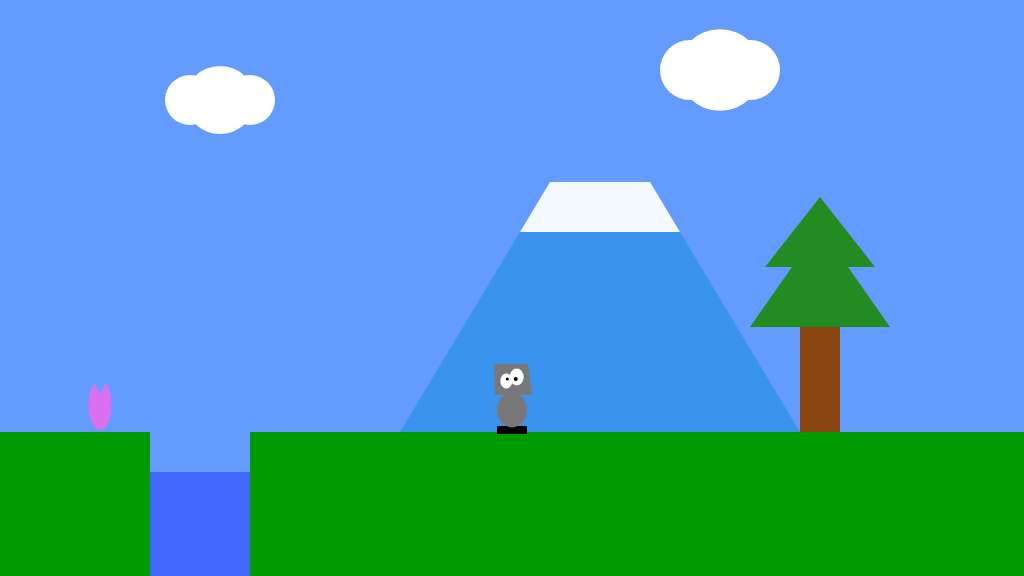
Frame 1 (no input)
Frame 60 (no input): identical to frame 1, image omitted
Frame 120 (the mouse pressed at the canvas centre since frame 60): identical to frame 1, image omitted

The p5.js sketch that drew this single still picture (run headless with seeded random() and noise() and a simulated clock; from frame 60 on, the mouse is pressed at the canvas centre):

// p5.js sketch
// ── sketch.js
/*

The Game Project

Week 3

Game interaction

*/


var gameChar_x;
var gameChar_y;

var floorPos_y;
var isLeft = false;
var isRight = false;
var isFalling = false;
var isPlummeting = false;
var isFound = false;

var treePos_x;
var treePos_y;
var canyon;
var collectable;
var mountain;
var cloud1;
var cloud2;


function setup()
{
	createCanvas(1024, 576);
	floorPos_y = height * 3/4;
	gameChar_x = width/2;
	gameChar_y = floorPos_y;

        treePos_x = 800;
	treePos_y = 432;

	canyon = {
		x_pos: 150,
		width: 100 
	}

	collectable = {
		x_pos: 100, 
		y_pos: 405, 
		size: 50
	}

	mountain = {
		x_pos: 400,
		y_pos: 182,
		width: 400 
	}

	cloud1 = { 
		x_pos: 220,
		y_pos: 100,
		width: 50
	}

        cloud2 = { 
		x_pos: 720,
		y_pos: 70,
		width: 60
	}
}


function draw()
{

	///////////DRAWING CODE//////////

	background(100,155,255); //fill the sky blue


	noStroke();
	fill(0,155,0);
	rect(0, floorPos_y, width, height - floorPos_y); //draw some green ground
    
  	//Cloud1
	fill(255, 255, 255);
	ellipse(cloud1.x_pos, cloud1.y_pos, cloud1.width*7/5, cloud1.width*68/50);
	ellipse(cloud1.x_pos-30, cloud1.y_pos, cloud1.width, cloud1.width);
	ellipse(cloud1.x_pos+30, cloud1.y_pos, cloud1.width, cloud1.width);
    
   	//Cloud2
	fill(255, 255, 255);
	ellipse(cloud2.x_pos, cloud2.y_pos, cloud2.width*7/5, cloud2.width*68/50);
	ellipse(cloud2.x_pos-30, cloud2.y_pos, cloud2.width, cloud2.width);
	ellipse(cloud2.x_pos+30, cloud2.y_pos, cloud2.width, cloud2.width);


	//Mountain
	beginShape();
	fill(30 ,144, 225, 150);
	vertex(mountain.x_pos, mountain.y_pos + 250)
	vertex(mountain.x_pos + mountain.width, mountain.y_pos + 250);
	vertex(mountain.x_pos + 150 + (1/4 * mountain.width), mountain.y_pos);
	vertex(mountain.x_pos + 150, mountain.y_pos);
	endShape();

	beginShape();
	fill(255, 255, 255, 240);
	vertex(mountain.x_pos + 250, mountain.y_pos);
	vertex(mountain.x_pos + 150, mountain.y_pos);
	vertex(mountain.x_pos + 120, mountain.y_pos+50);
	vertex(mountain.x_pos + 280, mountain.y_pos+50);
	endShape();

   	//Tree
	//trunk
	fill(139, 69, 19);
	rect(treePos_x, treePos_y - 105, 40, 105);
	//leaves
	fill(34, 139, 34);
	// triangle(800, 327, 940, 327, 870, 227);
	triangle(treePos_x - 50, treePos_y - 105, treePos_x + 90, treePos_y - 105, treePos_x + 20, treePos_y - 205);
	// triangle(815, 267, 925, 267, 870, 197);
	triangle(treePos_x - 35, treePos_y - 165, treePos_x + 75, treePos_y - 165, treePos_x + 20, treePos_y - 235);

   	//Canyon
	fill(100, 155, 255);
	rect(canyon.x_pos, 432, canyon.width, 144);
	fill(65 ,105, 255);
	rect(canyon.x_pos, 472, canyon.width, 104);

    //falling down the canyon 
    if(gameChar_x > canyon.x_pos && gameChar_x < canyon.x_pos + canyon.width && gameChar_y >= floorPos_y)
    {   
        isPlummeting = true;
    }

    if(isPlummeting == true)
    {
        gameChar_y += 10;
    }

    // Collectable
    if(isFound == false)
    {
        noStroke();
        fill(218, 112, 240);
        ellipse(collectable.x_pos, collectable.y_pos, collectable.size - 27, collectable.size)
        fill(100, 155, 255);
        triangle(collectable.x_pos, collectable.y_pos - 11, collectable.x_pos -10, collectable.y_pos-30,collectable.x_pos+10, collectable.y_pos-30);

    }

    if(dist(gameChar_x, gameChar_y - 20, collectable.x_pos, collectable.y_pos) < 30)
    {
        isFound = true;
    }
	//the game character
	if(isLeft && isFalling)
	{
		// jumping-left
		// body
		fill(120);
		ellipse(gameChar_x, gameChar_y - 22, 30, 35);
		// head
		stroke(0);
		strokeWeight(0)
		fill(120);
		beginShape();
		vertex(gameChar_x + 13, gameChar_y - 68);
		vertex(gameChar_x + 12, gameChar_y - 37);
		vertex(gameChar_x - 15, gameChar_y - 37);
		vertex(gameChar_x - 14, gameChar_y - 68);
		endShape(CLOSE);
		// eyes
		fill(255, 255, 255);
		ellipse(gameChar_x - 14, gameChar_y - 53, 8, 13);
		ellipse(gameChar_x - 8, gameChar_y - 53, 12, 15);
		strokeWeight(3);
		point(gameChar_x - 10, gameChar_y - 56);
		strokeWeight(2);
		point(gameChar_x - 16, gameChar_y - 56);
		// hands
		stroke(90);
		strokeWeight(0.5);
		fill(120);
		ellipse(gameChar_x, gameChar_y - 32, 8, 8);
		noStroke();
		rect(gameChar_x-5, gameChar_y -30, 10, 5);

		strokeWeight(1);

	}
	else if(isRight && isFalling)
	{
		// jumping-right
		// body
		fill(120);
		ellipse(gameChar_x, gameChar_y - 22, 30, 35);
		// head
		stroke(0);
		strokeWeight(0)
		fill(120);
		beginShape();
		vertex(gameChar_x + 15, gameChar_y - 68);
		vertex(gameChar_x + 14, gameChar_y - 37);
		vertex(gameChar_x - 13, gameChar_y - 37);
		vertex(gameChar_x - 12, gameChar_y - 68);
		endShape(CLOSE);
		// eyes
		fill(255, 255, 255);
		ellipse(gameChar_x + 14, gameChar_y - 52, 8, 13);
		ellipse(gameChar_x + 8, gameChar_y - 51, 12, 15);
		strokeWeight(3);
		point(gameChar_x + 10, gameChar_y - 55);
		strokeWeight(2);
		point(gameChar_x + 16, gameChar_y - 55);
		// hands
		stroke(90);
		strokeWeight(0.5);
		fill(120);
		ellipse(gameChar_x, gameChar_y - 32, 8, 8);
		noStroke();
		rect(gameChar_x-5, gameChar_y -30, 10, 5);

		strokeWeight(1);

	}
	else if(isLeft)
	{
		// walking left 
		// legs
		fill(0);
		rect(gameChar_x - 15, gameChar_y - 6, 30, 8);
		// body
		fill(120);
		ellipse(gameChar_x, gameChar_y - 22, 30, 35);
		// head
		stroke(0);
		strokeWeight(0)
		fill(120);
		beginShape();
		vertex(gameChar_x + 13, gameChar_y - 68);
		vertex(gameChar_x + 12, gameChar_y - 37);
		vertex(gameChar_x - 15, gameChar_y - 37);
		vertex(gameChar_x - 14, gameChar_y - 68);
		endShape(CLOSE);
		// eyes
		fill(255, 255, 255);
		ellipse(gameChar_x - 14, gameChar_y - 53, 8, 13);
		ellipse(gameChar_x - 8, gameChar_y - 53, 12, 15);
		strokeWeight(3);
		point(gameChar_x - 10, gameChar_y - 54);
		strokeWeight(2);
		point(gameChar_x - 16, gameChar_y - 53);
		
		strokeWeight(1);
	}
	else if(isRight)
	{
		// walking right
		// legs
		fill(0);
		rect(gameChar_x - 15, gameChar_y - 6, 30, 8);
		// body
		fill(120);
		ellipse(gameChar_x, gameChar_y - 22, 30, 35);
		// head
		stroke(0);
		strokeWeight(0)
		fill(120);
		beginShape();
		vertex(gameChar_x + 15, gameChar_y - 68);
		vertex(gameChar_x + 14, gameChar_y - 37);
		vertex(gameChar_x - 13, gameChar_y - 37);
		vertex(gameChar_x - 12, gameChar_y - 68);
		endShape(CLOSE);
		// eyes
		fill(255, 255, 255);
		ellipse(gameChar_x + 14, gameChar_y - 53, 8, 13);
		ellipse(gameChar_x + 8, gameChar_y - 53, 12, 15);
		strokeWeight(3);
		point(gameChar_x + 10, gameChar_y - 54);
		strokeWeight(2);
		point(gameChar_x + 16, gameChar_y - 55);

		strokeWeight(1);
	}
	else if(isFalling || isPlummeting)
	{
		// jumping facing forwards
		// body
		fill(120);
		ellipse(gameChar_x, gameChar_y - 22, 30, 35);
		// head
		stroke(0);
		strokeWeight(0)
		fill(120);
		beginShape();
		vertex(gameChar_x + 16, gameChar_y - 68);
		vertex(gameChar_x + 20, gameChar_y - 37);
		vertex(gameChar_x - 17, gameChar_y - 37);
		vertex(gameChar_x - 18, gameChar_y - 68);
		endShape(CLOSE);
		// eyes
		fill(255, 255, 255);
		ellipse(gameChar_x - 5.7, gameChar_y - 51, 12, 15);
		ellipse(gameChar_x + 4.7, gameChar_y - 55, 14, 17);
		strokeWeight(3);
		point(gameChar_x - 4.7, gameChar_y - 55);
		strokeWeight(4);
		point(gameChar_x + 3.7, gameChar_y - 56);
		// hands
		noStroke();
		fill(120);
		ellipse(gameChar_x + 16, gameChar_y - 31, 7, 7);
		ellipse(gameChar_x - 16, gameChar_y - 29, 9, 8);
		
		strokeWeight(1);
	}
	else
	{
		// standing front facing 
		// legs
		fill(0);
		rect(gameChar_x - 15, gameChar_y - 6, 30, 8);
		// body
		fill(120);
		ellipse(gameChar_x, gameChar_y - 22, 30, 35);
		// head
		stroke(0);
		strokeWeight(0)
		fill(120);
		beginShape();
		vertex(gameChar_x + 16, gameChar_y - 68);
		vertex(gameChar_x + 20, gameChar_y - 37);
		vertex(gameChar_x - 17, gameChar_y - 37);
		vertex(gameChar_x - 18, gameChar_y - 68);
		endShape(CLOSE);
		// eyes
		fill(255, 255, 255);
		ellipse(gameChar_x - 5.7, gameChar_y - 51, 12, 15);
		ellipse(gameChar_x + 4.7, gameChar_y - 55, 14, 17);
		strokeWeight(3);
		point(gameChar_x - 4.7, gameChar_y - 53);
		strokeWeight(4);
		point(gameChar_x + 3.7, gameChar_y - 53);
		
		strokeWeight(1);
	}
    
	///////////INTERACTION CODE//////////
	//move the game character
	if(isLeft == true)
	{
		gameChar_x -= 2;
	}

	if(isRight == true)
	{
		gameChar_x += 2;
	}

	if(gameChar_y < floorPos_y)
	{
		gameChar_y += 1;
		isFalling = true;
	}
	else
	{
		isFalling = false;
	}

}


function keyPressed()
{
	// if statements to control the animation of the character when
	// keys are pressed.
	if(keyCode == 37)
	{
		isLeft = true;
	}

	if(keyCode == 39)
	{
		isRight = true;
	}

	if(keyCode == 32)
	{
        console.log(gameChar_y);
		if(gameChar_y == floorPos_y){             
			gameChar_y -= 100;
		}
	}
	console.log("keyPressed: " + key);
	console.log("keyPressed: " + keyCode);
}

function keyReleased()
{
	// if statements to control the animation of the character when
	// keys are released.
	if(keyCode == 37)
	{
		isLeft = false;
	}

	if(keyCode == 39)
	{
		isRight = false;
	}
	console.log("keyReleased: " + key);
	console.log("keyReleased: " + keyCode);
}
